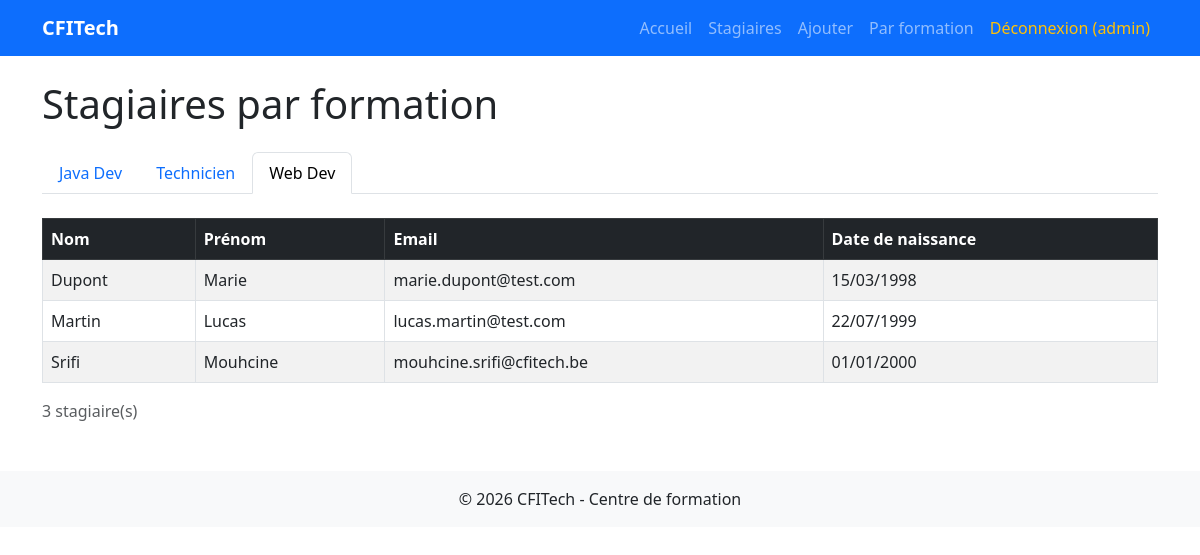
The page /formation.php?id=1 (signed in) on the database its author committed.
### tables this page shows
CREATE TABLE `formations` (
    `id`         INT AUTO_INCREMENT PRIMARY KEY,
    `intitule`   VARCHAR(100) NOT NULL,
    `nb_mois`    INT          NOT NULL,
    `date_debut` DATE         NOT NULL
);

CREATE TABLE `stagiaires` (
    `id`             INT AUTO_INCREMENT PRIMARY KEY,
    `nom`            VARCHAR(100) NOT NULL,
    `prenom`         VARCHAR(100) NOT NULL,
    `email`          VARCHAR(100) NOT NULL UNIQUE,
    `date_naissance` DATE         NOT NULL,
    `formation_id`   INT          NOT NULL,
    FOREIGN KEY (`formation_id`) REFERENCES `formations`(`id`)
        ON DELETE RESTRICT ON UPDATE CASCADE
);

### formation.php (the view, shortened to what this page needs)
<?php
require_once __DIR__ . '/config/db.php';
require_once 'header.php';
$formations   = $pdo->query("SELECT id, intitule FROM formations ORDER BY intitule")->fetchAll();
$formation_id = isset($_GET['id']) ? (int)$_GET['id'] : ($formations[0]['id'] ?? 0);
$stagiaires = [];
if ($formation_id > 0) {
    $stmt = $pdo->prepare("SELECT nom, prenom, email, date_naissance FROM stagiaires WHERE formation_id = ? ORDER BY nom ASC");
    $stmt->execute([$formation_id]);
    $stagiaires = $stmt->fetchAll();
}
?>
<h1 class="mb-4">Stagiaires par formation</h1>
<ul class="nav nav-tabs mb-4">
    <?php foreach ($formations as $f): ?>
        <li class="nav-item">
            <a class="nav-link <?= ($f['id'] == $formation_id) ? 'active' : '' ?>"
               href="formation.php?id=<?= (int)$f['id'] ?>">
                <?= htmlspecialchars($f['intitule']) ?>
            </a>
        </li>
    <?php endforeach; ?>
</ul>
<?php if (empty($stagiaires)): ?>
    <div class="alert alert-info">Aucun stagiaire dans cette formation.</div>
<?php else: ?>
<table class="table table-striped table-bordered">
    <thead class="table-dark">
        <tr>
            <th>Nom</th><th>Prénom</th><th>Email</th><th>Date de naissance</th>
        </tr>
    </thead>
    <tbody>
        <?php foreach ($stagiaires as $s): ?>
        <tr>
            <td><?= htmlspecialchars($s['nom']) ?></td>
            <td><?= htmlspecialchars($s['prenom']) ?></td>
            <td><?= htmlspecialchars($s['email']) ?></td>
            <td><?= date('d/m/Y', strtotime($s['date_naissance'])) ?></td>
        </tr>
        <?php endforeach; ?>
    </tbody>
</table>
<p class="text-muted"><?= count($stagiaires) ?> stagiaire(s)</p>
<?php endif; ?>
<?php require_once 'footer.php'; ?>

### rows shown on the page
formations: intitule "Java Dev"
formations: intitule "Technicien"
formations: intitule "Web Dev"
stagiaires: nom "Dupont", prenom "Marie", email "marie.dupont@test.com", date_naissance "15/03/1998"
stagiaires: nom "Martin", prenom "Lucas", email "lucas.martin@test.com", date_naissance "22/07/1999"
stagiaires: nom "Srifi", prenom "Mouhcine", email "mouhcine.srifi@cfitech.be", date_naissance "01/01/2000"

### other values the page prints
$_SESSION['user'] "admin"
count($stagiaires) "3"
